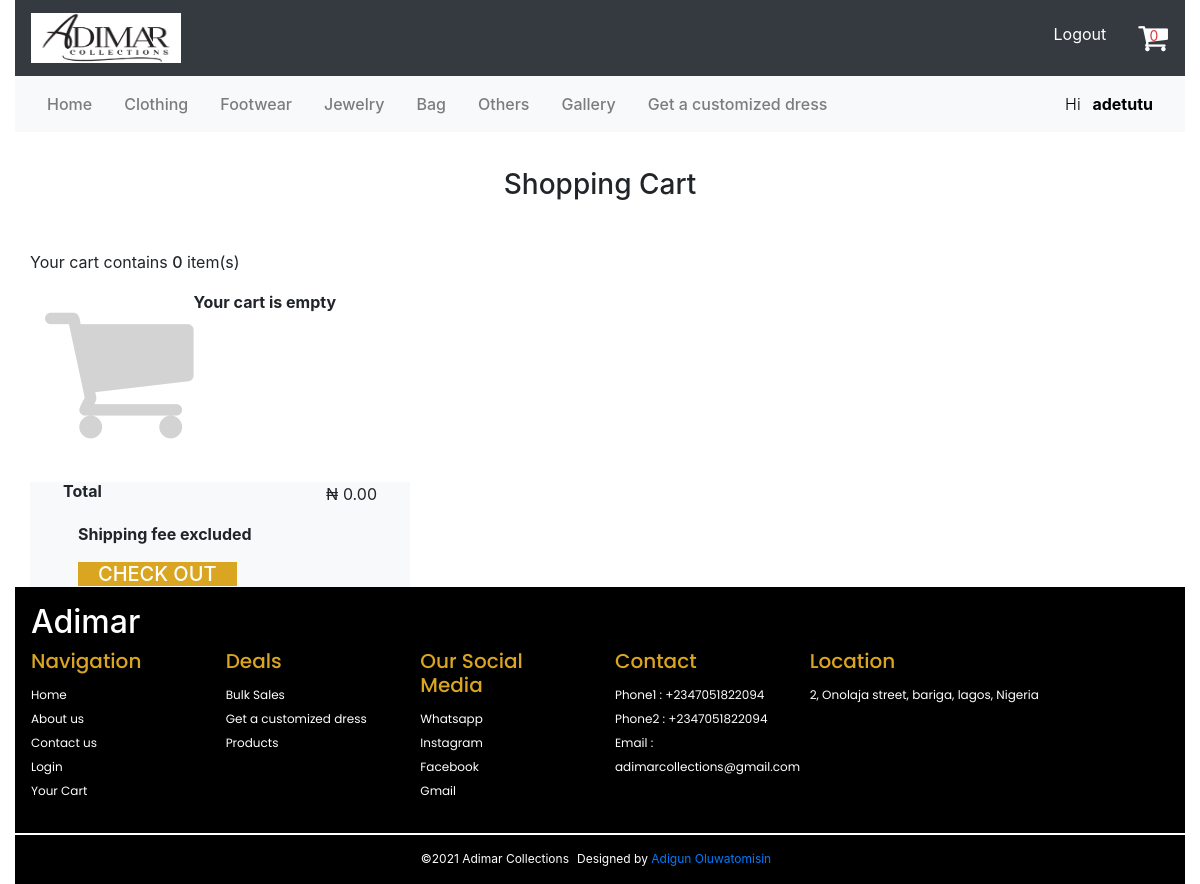
/order/shopcart (signed in), run on the app's committed database.
### home/models.py (models this page shows, shortened)
class Setting(models.Model):
    title = models.CharField(max_length=20)
    logo = models.ImageField(upload_to='images/')
    phone_one = models.CharField(max_length=14)
    phone_two = models.CharField(max_length=14)
    location = models.CharField(max_length=200)
    insta = models.CharField(max_length=50)
    facebook = models.CharField(max_length=50)
    email = models.CharField(max_length=50)
    bannerimg = models.ImageField(upload_to='images/', blank=True, null=True)
    updated = models.DateTimeField(auto_now_add=True)
    class Meta:
        verbose_name_plural = 'setting'

### products/models.py (models this page shows, shortened)
class Mcategory(models.Model):
    name = models.CharField(max_length=30)
    slug = models.SlugField(unique=True, null=True)

### order/views.py (the view)
# urls.py: path('shopcart', views.cart, name='order-cart'),
@login_required(login_url='user:user-login')
def cart(request):
    setting = Setting.objects.get(pk=1)
    mcat = Mcategory.objects.all()
    shopcart = Cart.objects.filter(order_placed=False).filter(
        user__username=request.user.username)
    delfee = DelFee.objects.get(pk=1)
    if ShippingFee.objects.filter(user=request.user).exists():
        shipfee = ShippingFee.objects.get(user=request.user)
        shippingfee = shipfee.price
    else:
        shippingfee = 0
    subtotal = 0
    vat = 0
    total = 0
    for item in shopcart:
        if item.product.dis_price:
            subtotal += item.product.dis_price * item.quantity
        else:
            subtotal += item.product.price * item.quantity
    total = subtotal + shippingfee
    context = {
        'setting': setting,
        'mcat': mcat,
        'cart': shopcart,
        'shippingfee': shippingfee,
        'vat': vat,
        'total': total,
        'subtotal': subtotal,
        'shipping': shippingfee,
        'delfee': delfee,
    }
    return render(request, 'order/cart.html', context)

### templates/order/cart.html (shortened to what this page needs)
{% extends "partials/base.html" %}
{% load humanize %}
{% block nav %}
    {% include "partials/nav.html" %}
{% endblock nav %}
{% block spacing %}
    {% include "partials/hspacing.html" %}
{% endblock spacing %}
{% block content %}
    <h3 class="text-center h3 my-5">Shopping Cart</h3>
    <div class="container-fluid">
        <p>Your cart contains <span class="h6">{{cart.count}}</span> item(s)</p>
        <div class="row" style="min-height: 12rem;  ">
            {% if cart %}
                {% for item in cart %}
                    <div class="col-lg-6 col-md-6 col-sm-12 mb-3 row"  >
                        <img class="" style="max-width: 12rem;min-width: 12rem;" src="{{item.product.image.url }} " alt="">
                        <div class=" col-lg-8 ml-1 bg-light" style="box-shadow: 0px 0px 3px 0px grey" >
                            <p class="h5 ml-1">{{item.product.name}}</p>
                            <span class="row ml-1  display-6"><p class="mr-2 font-weight-bold">Color :</p> <p>{{item.color}}</p> <p class="ml-5 mr-2 font-weight-bold">Size :</p> <p>{{item.size}}</p> </span>
                            <span class="row ml-1 display-6"> <p class="mr-2 font-weight-bold">Price:</p>
                            {% if item.product.dis_price %}
                                <p class=""> <p class="mr-1">&#x20A6</p> {{ item.product.dis_price | floatformat:2 | intcomma}}</p>
                            {% else %}
                                <p> <p class="mr-1">&#x20A6</p> {{item.product.price | floatformat:2 | intcomma}}</p>
                            {% endif %}
                            </span>
                            <form action="{% url 'order:order-updatequantity' %}" method="POST">
                            {% csrf_token %}
                                <span class="row ml-1 display-6"><p class="mr-2 font-weight-bold">Qty :</p> <input style="height: 1.5rem; width:2.5rem" type="number" name="itemquantity" value="{{item.quantity}}"> <p class="ml-5 mr-2 font-weight-bold">Amount :</p> <p class="mr-1">&#x20A6</p> <p>{{item.amount | floatformat:2 | intcomma}}</p> </span>
                                <input type="hidden" name="itemid" value="{{item.id}}">
                                <div class="row ml-1">
                                    <button type="submit" style=" border:none; color:blue; background:lightgrey; padding-inline: 7px;" class="link"> Update Quantity</button>  <a style="text-decoration: none; background:lightgrey; padding-inline: 7px;" class="link ml-5" href="{% url 'order:order-delete-item' item.id %}"> Remove</a>
                                </div>
                            </form>
                        </div>
                    </div>
                {% endfor %}
                {% else %}
                <div class="container">
                    <div class=" empty-cart col-lg-6 col-md-6 col-sm-12 mb-3 row">
                        <i class="fa fa-shopping-cart" aria-hidden="true"></i>
                        <p class="font-weight-bold">Your cart is empty</p>
                    </div>
                </div>
            {% endif %}
        </div>
        <div class="col-lg-4 px-5 bg-light" >
            <span class="row "><p class="h6 mr-auto font-weight-bold">Total</p> <p>&#x20A6 {{subtotal | floatformat:2 | intcomma}}</p> </span>
            <p class="font-weight-bold">Shipping fee excluded</p>
            <a style="background-color: goldenrod;color:white; padding-inline:20px; text-decoration:none;" class="h5 ml-auto mt-5 " href="{% url 'order:order-checkout' %}">CHECK OUT</a>
        </div>
    </div>
{% endblock content %}
{% block footer %}
    {% include "partials/footer.html" %}
{% endblock footer %}

### templates/partials/nav.html (shortened to what this page needs)
<nav class="navbar navbar-dark bg-dark">
    <a class="navbar-brand logo" href="{% url 'home:home-index' %}">
    <img src="{{setting.logo.url}}" style="width: 150px; height: 50px;" class="d-inline-block align-top" alt="">
    </a>
    {% if user.is_authenticated %}
        <div class="row">
            <a class="nav-link text-white" href="{% url 'user-logout' %}">Logout</a>
            <a class="nav-link text-white" href="{% url 'order:order-cart' %}"><i class="fa fa-shopping-cart fa-2x" aria-hidden="true"></i></a>
            <p class=" counter text-danger" style="position: absolute; transform:translateX(7rem) translateY(0.7rem);font-size:14px;">{{cart.count}}</p>
        </div>
    {% else %}
        <a class="nav-link text-white" href="{% url 'user:user-login' %}">Login</a>
    {% endif %}
</nav>
<nav class="navbar navbar-expand-lg navbar-light bg-light ">
    <div class="collapse navbar-collapse navcontent" id="navbarSupportedContent">
        <ul class="navbar-nav mr-auto">
            <li class="nav-item" >
                <a class="nav-link px-3" href="{% url 'home:home-index' %}">Home </a>
            </li>
            {% for item in mcat %}
                <li class="nav-item">
                    <a class="nav-link px-3 " href="{% url 'products:products-mcat' item.id item.slug %}">{{item.name}}</a>
                </li>
            {% endfor %}
            <li class="nav-item">
                <a class="nav-link px-3" href="{% url 'products:product-products' %}">Others</a>
            </li>
            <li class="nav-item">
                <a class="nav-link px-3" href="{% url 'products:products-gallery' %}">Gallery</a>
            </li>
            <li class="nav-item">
                <a class="nav-link px-3" href="{% url 'products:products-custom' %}">Get a customized dress</a>
            </li>
        </ul>
        <ul class="navbar-nav lg-screen">
            {% if user.is_authenticated %}
                <li class="nav-item">
                    <a class="nav-link px-3 husername" style="font-weight: bold; color:black" href="#"> <span id="hi" class="mr-2">Hi</span> {{request.user.first_name}}</a>
                </li>
            {% else %}
                <li class="nav-item">
                    <a class="nav-link px-3 husername" style="font-weight: bold; color:black" href="{% url 'user-signup' %}">Signup</a>
                </li>
            {% endif %}
        </ul>
    </div>
</nav>

### templates/partials/footer.html (shortened to what this page needs)
<div class="footer">
    <div class="footer-inner container-fluid px-3 py-3">
        <h2 id="title" >Adimar</h2>
        <div class="row ">
            <div class="col-lg-2 col-md-2 col-sm-6">
                <h3 id="foot-title" class="h5">Navigation</h3>
                <ul>
                    <li><a href="{% url 'home:home-index' %}">Home</a></li>
                    <li><a href="#">About us</a></li>
                    <li><a href="#">Contact us</a></li>
                    <li><a href="{% url 'user:user-login' %}">Login</a></li>
                    <li><a href="{% url 'order:order-cart' %}">Your Cart</a></li>
                </ul>
            </div>
            <div class="col-lg-2 col-md-2 col-sm-6">
                <h3 id="foot-title" class="h5">Deals</h3>
                <ul>
                    <li><a href="{% url 'products:products-custom' %}">Bulk Sales</a></li>
                    <li><a href="{% url 'products:products-custom' %}">Get a customized dress</a></li>
                    <li><a href="{% url 'products:product-products' %}">Products</a></li>
                </ul>
            </div>
            <div class="col-lg-2 col-md-2 col-sm-6">
                <h3 id="foot-title" class="h5">Our Social Media </h3>
                <ul>
                    <li><a href="https://chatwith.io/s/adimar-collections">Whatsapp</a></li>
                    <li><a href="https://instagram.com/adimar_clothingline">Instagram</a></li>
                    <li><a href="https://m.facebook.com/adimarClothingline">Facebook</a></li>
                    <li><a href=" https://mail.google.com/mail/u/">Gmail</a></li>
                </ul>
            </div>
            <div class="col-lg-2 col-md-2 col-sm-6">
                <h3 id="foot-title" class="h5">Contact</h3>
                <ul>
                    <li>
                        <a href=""><span>Phone1 :</span> {{setting.phone_one}}</a>
                    </li>
                    <li >
                        <a href=""><span>Phone2 :</span> {{setting.phone_one}}</a>
                    </li>
                    <li >
                        <a href="" ><span>Email :</span> {{setting.email}}</a>
                    </li>
                </ul>
            </div>
            <div class="col-lg-4 col-md-4 col-sm-6">
                <h3 id="foot-title" class="h5">Location</h3>
                <ul>
                    <li>
                        <a>{{setting.location}}</a>
                    </li>
                </ul>
            </div>
        </div>
    </div>
    <div class="copy text-dark text-center ">
        <p class="text-white">&copy;2021 Adimar Collections</p>
        <p class="mylink text-white">Designed by <a href="">Adigun Oluwatomisin</a></p>
    </div>
</div>

### home/static/css/style.css (style rules this page uses)
* { margin: 0; padding: 0; box-sizing: border-box; }
body { font-family: 'Poppins', sans-serif; }
#hi { font-weight: 300; }
.logo img { width: 30px; }
.navcontent { font-weight: 500; }
.empty-cart i { font-size: 10rem; color: lightgray; }
.footer-inner { background-color: black; }
.footer h3 { color: goldenrod; }
.footer ul { list-style: none; }
.footer { color: white; }
.footer ul li a { color: white; font-size: 12px; }
.footer #foot-title { font-family: 'Poppins', sans-serif; }
.footer li a { font-family: 'Poppins', sans-serif; text-decoration: none; }
.footer .copy { background-color: black; border-top: 2px solid white; display: flex; justify-content: center; padding-top: 15px; }
.footer .copy p { margin-right: 8px; }

### templates/partials/nav.html (style rules this page uses)
.navcontent { font-weight: 500; }

### templates/order/cart.html (style rules this page uses)
.empty-cart i { font-size: 10rem; color: lightgray; }

### templates/partials/footer.html (style rules this page uses)
.footer #foot-title { font-family: 'Poppins', sans-serif; }
.footer li { list-style: none; }
.footer li a { font-family: 'Poppins', sans-serif; text-decoration: none; }
.footer .copy { background-color: black; border-top: 2px solid white; display: flex; justify-content: center; padding-top: 15px; font-size: 12px; }
.footer .copy p { margin-right: 8px; }

### data on the page
Setting: logo (picture), phone_one "+2347051822094", email "adimarcollections@gmail.com", location "2, Onolaja street, bariga, lagos, Nigeria"
Mcategory: name "Clothing"
Mcategory: name "Footwear"
Mcategory: name "Jewelry"
Mcategory: name "Bag"

### other printed values
{{ cart.count }} "0"
{{ request.user.first_name }} "adetutu"
{{ subtotal | floatformat:2 | intcomma }} "0.00"
